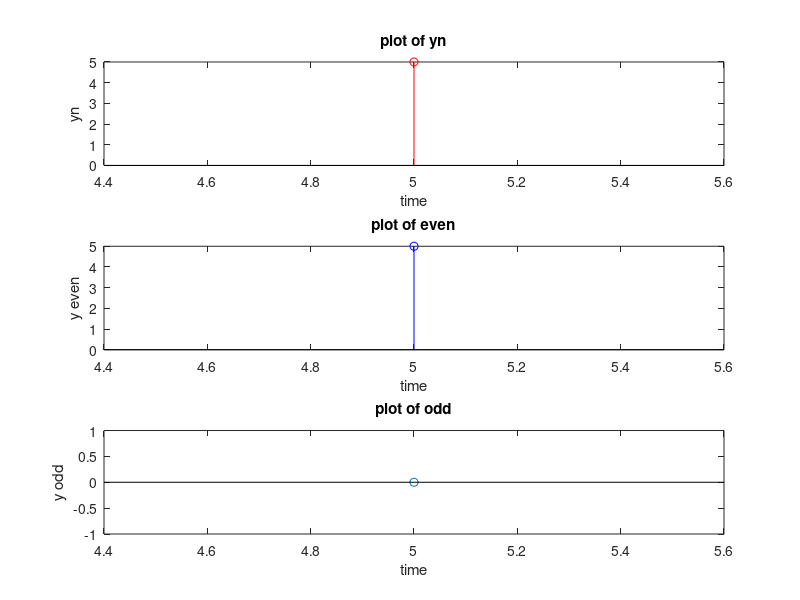

The MATLAB source for this figure:

yn=input('Enter the first array =');
n=input('Enter range=');
%n=-5:5;
%yn= 0*(n<0)+1*(n==0)+1*(n>0);
yflip=fliplr(yn);
subplot(3,1,1);
stem(n,yn,'r');
title('plot of yn');
xlabel('time');
ylabel('yn');
ye = (1/2)*(yn+yflip);
subplot(3,1,2);
stem(n,ye,'b');
title('plot of even');
xlabel('time');
ylabel('y even');
yo= (1/2)*(yn-yflip);
subplot(3,1,3);
stem(n,yo);
title('plot of odd');
xlabel('time');
ylabel('y odd');
disp(ye);
disp(yo);